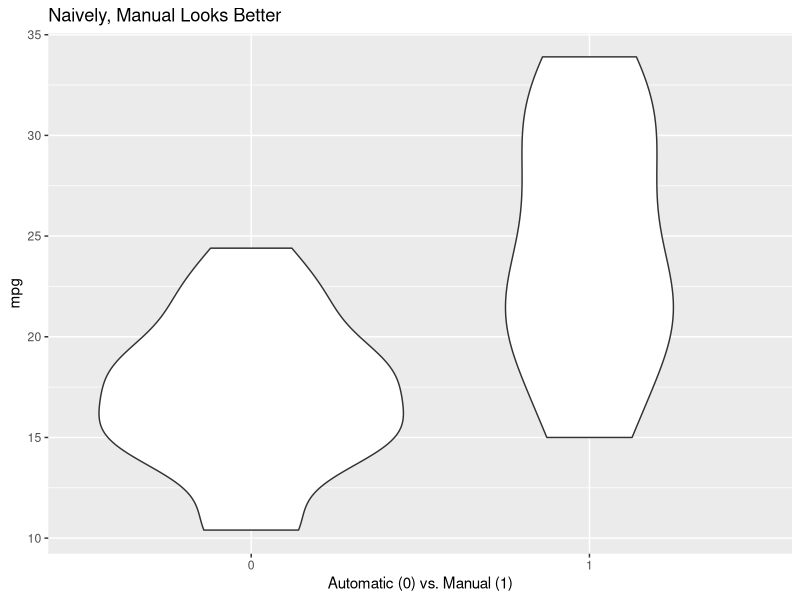
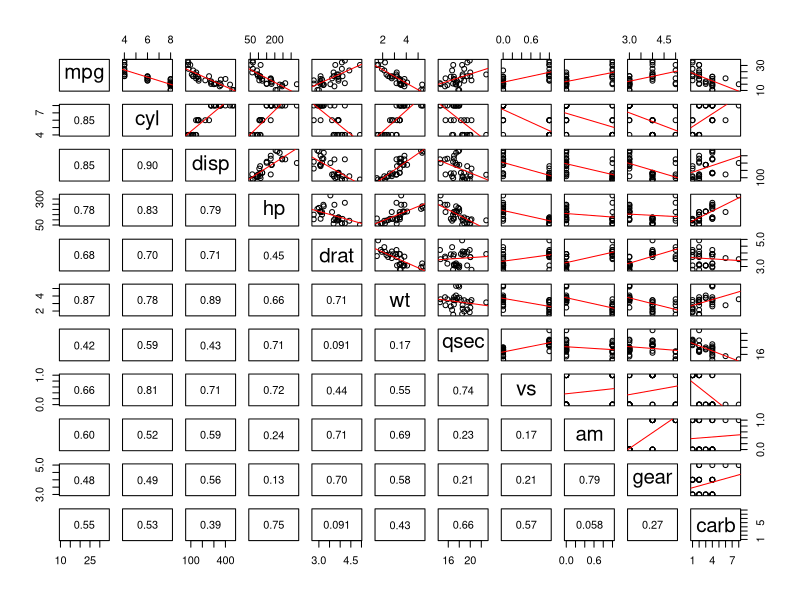
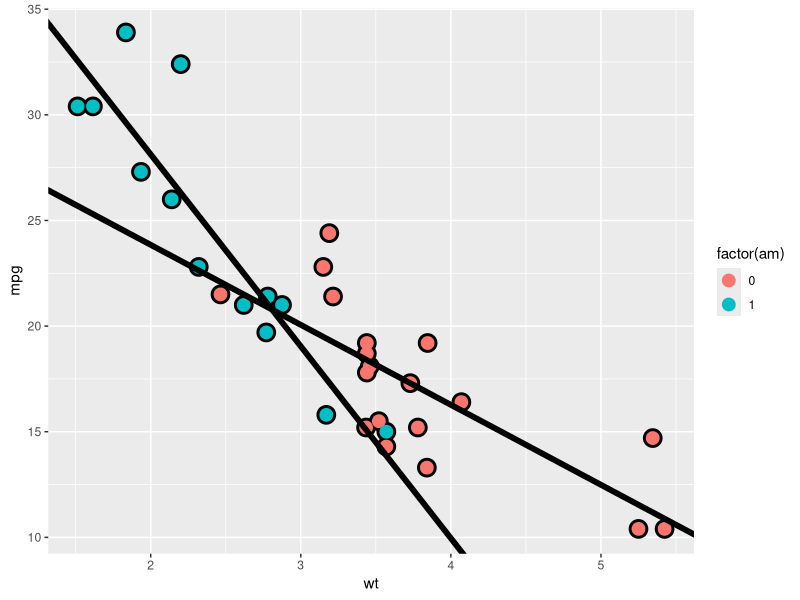

R code for these plots, in order:
## ---- chunk 1
knitr::opts_chunk$set(echo = TRUE)
## ---- chunk 2
head(mtcars)
dim(mtcars)
## ---- chunk 3
library(ggplot2)
ggplot(mtcars, aes(factor(am), mpg)) + geom_violin() + labs(x="Automatic (0) vs. Manual (1)", title="Naively, Manual Looks Better")
## ---- chunk 4
fit <- lm(mpg ~ am, mtcars)
summary(fit)
## ---- chunk 5
panel.cor <- function(x, y, digits = 2, prefix = "", cex.cor, ...)
{
   usr <- par("usr"); on.exit(par(usr))
   par(usr = c(0, 1, 0, 1))
   r <- abs(cor(x, y))
   txt <- format(c(r, 0.123456789), digits = digits)[1]
   txt <- paste0(prefix, txt)
   if(missing(cex.cor)) cex.cor <- 0.8/strwidth(txt)
   text(0.5, 0.5, txt)
}
pairs(mtcars, upper.panel = function(x,y){points(x,y) + abline(lm(y~x), col='red')}, lower.panel = panel.cor)
## ---- chunk 6
fit_all <- lm(mpg ~ ., mtcars)
summary(fit_all)
## ---- chunk 7
fit <- lm(mpg ~ wt * factor(am), mtcars)
g <- ggplot(mtcars, aes(x=wt, y=mpg, color=factor(am)))
g <- g + geom_point(size=6, color='black') + geom_point(size=4)
g1 <- g
g1 <- g1 + geom_abline(intercept = coef(fit)[1], slope=coef(fit)[2], size=2)
g1 <- g1 + geom_abline(intercept = coef(fit)[1] + coef(fit)[3], slope = coef(fit)[2] + coef(fit)[4], size=2)
g1
